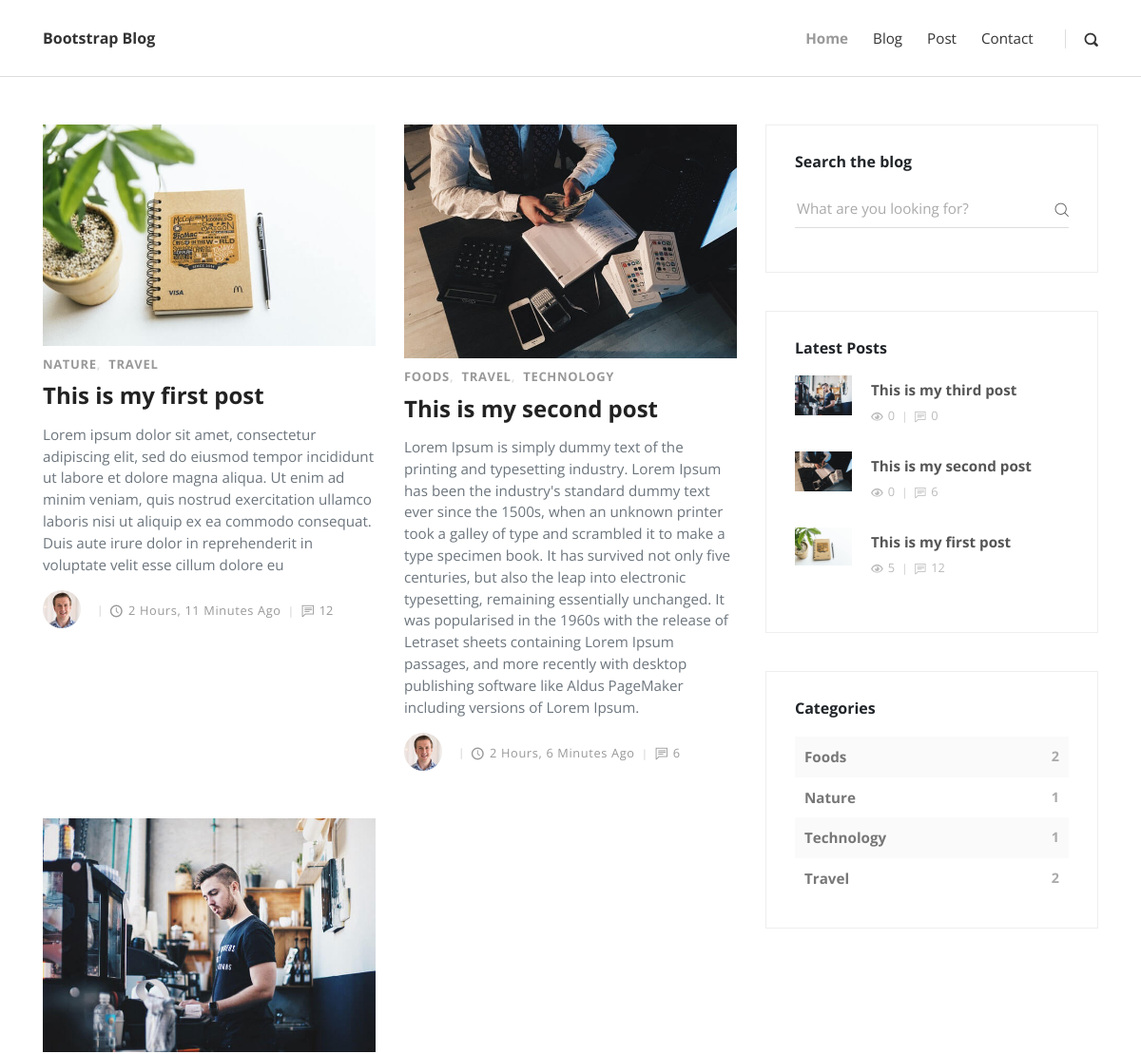
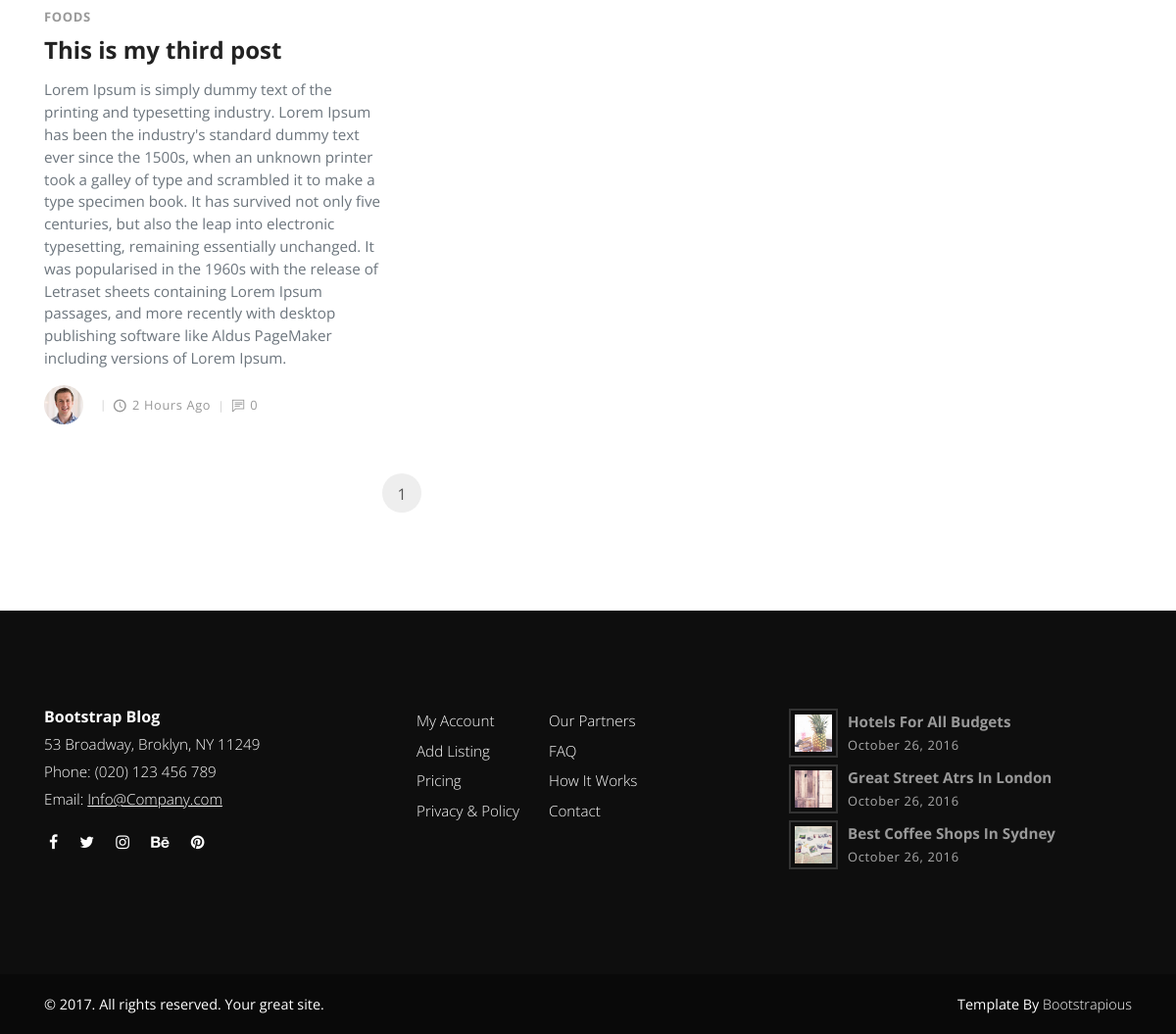
/blog/blogs/, run on the app's committed database (2 pictures, top to bottom).
### blogs/models.py (models this page shows, shortened)
class BlogPost(models.Model):
	title = models.CharField(max_length = 100)
	slug = models.SlugField(max_length = 250, null = True, blank = True)
	overview = models.TextField()
	content = HTMLField('Content')
	timestamp = models.DateTimeField(auto_now_add = True)
	view_count = models.IntegerField()
	comment_count = models.IntegerField()
	author = models.ForeignKey(Author, on_delete = models.CASCADE)
	thumbnail = models.ImageField(upload_to = 'blogimages/')
	categories = models.ManyToManyField(Categories)
	featured = models.BooleanField()
	previous_post = models.ForeignKey('self',related_name = 'previous',on_delete=models.SET_NULL, null = True, blank = True)
	next_post = models.ForeignKey('self',related_name = 'next',on_delete=models.SET_NULL, null = True, blank = True)
	def get_absolute_url(self):
		return reverse('post', kwargs = {
				'slug' : self.slug
			})

class Categories(models.Model):
	title = models.CharField(max_length = 100)
	def __str__(self):
		return self.title

class Author(models.Model):
	user = models.OneToOneField(Users, on_delete = models.CASCADE)
	profilepic = models.ImageField(upload_to = 'imagesblog/')

### blogs/views.py (the view)
# urls.py: path('blogs/', blog, name = 'blog'),
def blog(request):
	category_count = get_category_count()
	most_recent_post = BlogPost.objects.order_by('-timestamp')[:3]
	queryset = BlogPost.objects.all()
	paginator = Paginator(queryset, 4)
	page = request.GET.get('page')
	try:
		page_list = paginator.get_page(page)
	except PageNotAnInteger:
		page_list = paginator.get_page(1)
	except EmptyPage:
		page_list = paginator.get_page(Paginator.num_pages)
	context = {
		'object_list' : page_list,
		'recent_post' : most_recent_post,
		'category_count' : category_count
	}
	return render(request, 'blogs/blog.html', context)

### blogs/views.py (called while the page is built)
def get_category_count():
	categoryset = BlogPost.objects.values('categories__title').annotate(Count('categories__title'))
	return categoryset

### blogs/templates/blogs/blog.html (shortened to what this page needs)
{% extends 'base.html' %}
{% load static %}
{% block content %}
    <div class="container">
      <div class="row">
        <main class="posts-listing col-lg-8">
          <div class="container">
            <div class="row">
              {% for obj in object_list %}
              <div class="post col-xl-6">
                <div class="post-thumbnail"><a href="{{ obj.get_absolute_url  }}"><img src="{{ obj.thumbnail.url }}" alt="..." class="img-fluid"></a></div>
                <div class="post-details">
                  <div class="post-meta d-flex justify-content-between">
                    <div class="category">
                    {% for cat in obj.categories.all %}
                    <a href="#">{{ cat }}</a>
                    {% endfor %}
                    </div>
                  </div><a href="{{ obj.get_absolute_url  }}">
                    <h3 class="h4">{{ obj.title }}</h3></a>
                  <p class="text-muted">{{ obj.overview }}</p>
                  <div class="post-footer d-flex align-items-center"><a href="#" class="author d-flex align-items-center flex-wrap">
                      <div class="avatar"><img src="{{ obj.author.profilepic.url }}" alt="..." class="img-fluid"></div>
                      <div class="title"></div></a>
                    <div class="date"><i class="icon-clock"></i>{{ obj.timestamp | timesince }} ago</div>
                    <div class="comments meta-last"><i class="icon-comment"></i>{{ obj.comment_count }}</div>
                  </div>
                </div>
              </div>
              {% endfor %}
            </div>
            <nav aria-label="Page navigation example">
              <ul class="pagination pagination-template d-flex justify-content-center">
                <li class="page-item"><a href="?page={{ object_list.number }}" class="page-link  active">{{ object_list.number }}</a></li>
              </ul>
            </nav>
          </div>
        </main>
        {% include 'sidebar.html' with recent_post=recent_post category_count=category_count %}
      </div>
    </div>
{% endblock %}

### portfolio/templates/base.html (shortened to what this page needs)
<!DOCTYPE html>
<html>
{% include "head.html" %}
<body>
{% include "header.html" %}
{% block content %}
{% endblock %}
{% include "footer.html" %}
</body>
  </body>
</html>

### portfolio/templates/head.html (shortened to what this page needs)
  {% load static %}
  <head>
    <link rel="stylesheet" href="{% static 'vendor/bootstrap/css/bootstrap.min.css' %}">
    <link rel="stylesheet" href="{% static 'vendor/font-awesome/css/font-awesome.min.css' %}">
    <link rel="stylesheet" href="{% static 'css/fontastic.css' %}">
    <link rel="stylesheet" href="{% static 'vendor/@fancyapps/fancybox/jquery.fancybox.min.css' %}">
    <link rel="stylesheet" href="{% static 'css/style.default.css' %}" id="theme-stylesheet">
    <link rel="stylesheet" href="{% static 'css/custom.css' %}">
  </head>

### portfolio/templates/header.html (shortened to what this page needs)
    <header class="header">
      <nav class="navbar navbar-expand-lg">
        <div class="container">
          <div class="navbar-header d-flex align-items-center justify-content-between">
            <a href="{% url 'index' %}" class="navbar-brand">Bootstrap Blog</a>
          </div>
          <div id="navbarcollapse" class="collapse navbar-collapse">
            <ul class="navbar-nav ml-auto">
              <li class="nav-item"><a href="{% url 'index' %}" class="nav-link active ">Home</a>
              </li>
              <li class="nav-item"><a href="{% url 'blog' %}" class="nav-link ">Blog</a>
              </li>
              <li class="nav-item"><a href="{% url 'post' 'this-is-my-first-post' %}" class="nav-link ">Post</a>
              </li>
              <li class="nav-item"><a href="#" class="nav-link ">Contact</a>
              </li>
            </ul>
            <div class="navbar-text"><a href="#" class="search-btn"><i name = 'q' class="icon-search-1"></i></a></div>
          </div>
        </div>
      </nav>
    </header>

### portfolio/templates/sidebar.html
{% load static %}
<aside class="col-lg-4">
          <div class="widget search">
            <header>
              <h3 class="h6">Search the blog</h3>
            </header>
            <form action="{% url 'search' %}" class="search-form">
              <div class="form-group">
                <input type="text" name = "q" placeholder="What are you looking for?">
                <button type="submit" class="submit"><i class="icon-search"></i></button>
              </div>
            </form>
          </div>
          <div class="widget latest-posts">
            <header>
              <h3 class="h6">Latest Posts</h3>
            </header>
            <div class="blog-posts">
                {% for post in recent_post %}
                <a href="{{ post.get_absolute_url  }} ">
                <div class="item d-flex align-items-center">
                  <div class="image"><img src="{{ post.thumbnail.url }}" alt="..." class="img-fluid"></div>
                  <div class="title"><strong>{{ post.title }}</strong>
                    <div class="d-flex align-items-center">
                      <div class="views"><i class="icon-eye"></i>{{ post.view_count }}</div>
                      <div class="comments"><i class="icon-comment"></i>{{ post.comment_count}}</div>
                    </div>
                  </div>
                </div></a>
                {% endfor %}
                </div>
          </div>
          <div class="widget categories">
            <header>
              <h3 class="h6">Categories</h3>
            </header>
            {% for categories in category_count %}
            <div class="item d-flex justify-content-between"><a href="#">{{categories.categories__title}}</a><span>{{categories.categories__title__count}}</span></div>
            {% endfor %}
          </div>
        </aside>

### portfolio/templates/footer.html
{% load static %}
    <footer class="main-footer">
      <div class="container">
        <div class="row">
          <div class="col-md-4">
            <div class="logo">
              <h6 class="text-white">Bootstrap Blog</h6>
            </div>
            <div class="contact-details">
              <p>53 Broadway, Broklyn, NY 11249</p>
              <p>Phone: (020) 123 456 789</p>
              <p>Email: <a href="mailto:info@company.com">Info@Company.com</a></p>
              <ul class="social-menu">
                <li class="list-inline-item"><a href="#"><i class="fa fa-facebook"></i></a></li>
                <li class="list-inline-item"><a href="#"><i class="fa fa-twitter"></i></a></li>
                <li class="list-inline-item"><a href="#"><i class="fa fa-instagram"></i></a></li>
                <li class="list-inline-item"><a href="#"><i class="fa fa-behance"></i></a></li>
                <li class="list-inline-item"><a href="#"><i class="fa fa-pinterest"></i></a></li>
              </ul>
            </div>
          </div>
          <div class="col-md-4">
            <div class="menus d-flex">
              <ul class="list-unstyled">
                <li> <a href="#">My Account</a></li>
                <li> <a href="#">Add Listing</a></li>
                <li> <a href="#">Pricing</a></li>
                <li> <a href="#">Privacy &amp; Policy</a></li>
              </ul>
              <ul class="list-unstyled">
                <li> <a href="#">Our Partners</a></li>
                <li> <a href="#">FAQ</a></li>
                <li> <a href="#">How It Works</a></li>
                <li> <a href="#">Contact</a></li>
              </ul>
            </div>
          </div>
          <div class="col-md-4">
            <div class="latest-posts"><a href="#">
                <div class="post d-flex align-items-center">
                  <div class="image"><img src="{% static 'img/small-thumbnail-1.jpg' %}" alt="..." class="img-fluid"></div>
                  <div class="title"><strong>Hotels for all budgets</strong><span class="date last-meta">October 26, 2016</span></div>
                </div></a><a href="#">
                <div class="post d-flex align-items-center">
                  <div class="image"><img src="{% static 'img/small-thumbnail-2.jpg' %}" alt="..." class="img-fluid"></div>
                  <div class="title"><strong>Great street atrs in London</strong><span class="date last-meta">October 26, 2016</span></div>
                </div></a><a href="#">
                <div class="post d-flex align-items-center">
                  <div class="image"><img src="{% static 'img/small-thumbnail-3.jpg' %}" alt="..." class="img-fluid"></div>
                  <div class="title"><strong>Best coffee shops in Sydney</strong><span class="date last-meta">October 26, 2016</span></div>
                </div></a></div>
          </div>
        </div>
      </div>
      <div class="copyrights">
        <div class="container">
          <div class="row">
            <div class="col-md-6">
              <p>&copy; 2017. All rights reserved. Your great site.</p>
            </div>
            <div class="col-md-6 text-right">
              <p>Template By <a href="https://bootstrapious.com/p/bootstrap-carousel" class="text-white">Bootstrapious</a>
              </p>
            </div>
          </div>
        </div>
      </div>
    </footer>

### portfolio/templates/script.html (shortened to what this page needs)
    {% load static %}

### data on the page
BlogPost: thumbnail (picture), title "This is my first post", overview "Lorem ipsum dolor sit amet, consectetur adipiscing elit, sed do eiusmod tempor incididunt ut labore et dolore magna aliqua. Ut enim ad minim veniam, quis nostrud exercitation ullamco laboris nisi ut aliquip ex ea commodo consequat. Duis aute irure dolor in reprehenderit in voluptate velit esse cillum dolore eu", author.profilepic (picture), timestamp "2 Hours, 11 Minutes", comment_count "12", view_count "5"
Categories: title "NATURE", categories__title "Nature", categories__title__count "1"
Categories: title "TRAVEL"
BlogPost: thumbnail (picture), title "This is my second post", overview "Lorem Ipsum is simply dummy text of the printing and typesetting industry. Lorem Ipsum has been the industry's standard dummy text ever since the 1500s, when an unknown printer took a galley of type and scrambled it to make a type specimen book. It has survived not only five centuries, but also the leap into electronic typesetting, remaining essentially unchanged. It was popularised in the 1960s with the release of Letraset sheets containing Lorem Ipsum passages, and more recently with desktop publishing software like Aldus PageMaker including versions of Lorem Ipsum.", author.profilepic (picture), timestamp "2 Hours, 6 Minutes", comment_count "6", view_count "0"
Categories: title "FOODS", categories__title "Foods", categories__title__count "2"
Categories: title "TECHNOLOGY"
BlogPost: thumbnail (picture), title "This is my third post", overview "Lorem Ipsum is simply dummy text of the printing and typesetting industry. Lorem Ipsum has been the industry's standard dummy text ever since the 1500s, when an unknown printer took a galley of type and scrambled it to make a type specimen book. It has survived not only five centuries, but also the leap into electronic typesetting, remaining essentially unchanged. It was popularised in the 1960s with the release of Letraset sheets containing Lorem Ipsum passages, and more recently with desktop publishing software like Aldus PageMaker including versions of Lorem Ipsum.", author.profilepic (picture), timestamp "2 Hours", comment_count "0", view_count "0"

### other printed values
{{ object_list.number }} "1"
{{ categories.categories__title }} "Technology" "Travel"
{{ categories.categories__title__count }} "1" "2"
